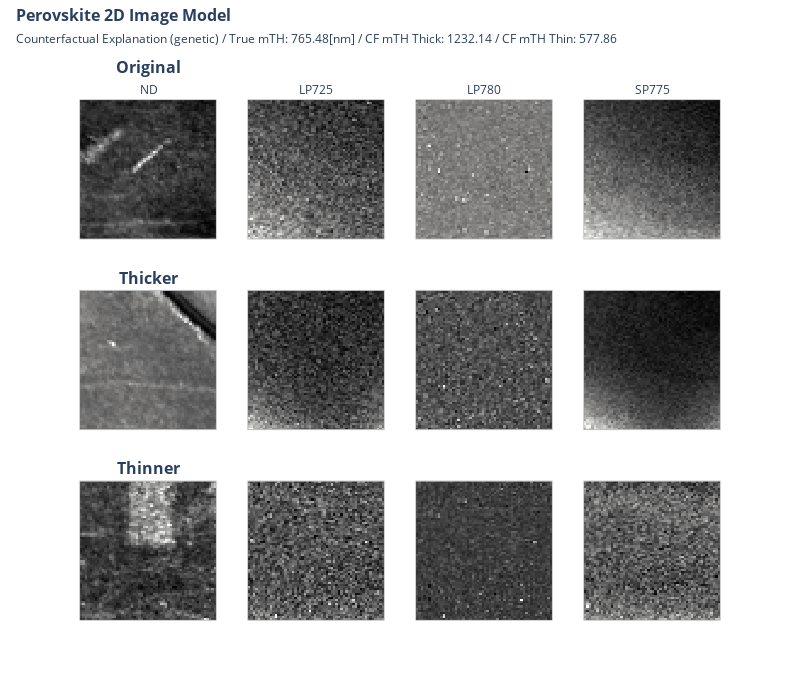

Notebook cell for this chart:
### Code cell
import plotly.graph_objects as go
import plotly.express as px
from plotly.subplots import make_subplots


def format_title(title, subtitle=None, font_size=16, subtitle_font_size=12):
    title = f'<span style="font-size: {font_size}px;"><b>{title}</b></span>'
    if not subtitle:
        return title
    subtitle = f'<span style="font-size: {subtitle_font_size}px;">{subtitle}</span>'
    return f"{title}<br>{subtitle}"


fig = make_subplots(
    rows=3,
    cols=4,
    vertical_spacing=0.1,
    subplot_titles=(
        format_title("Original", "ND"),
        format_title("", "LP725"),
        format_title("", "LP780"),
        format_title("", "SP775"),
        format_title("High" if target == "pce" else "Thicker"),
        None,
        None,
        None,
        format_title("Low" if target == "pce" else "Thinner"),
        None,
        None,
        None,
    ),
)

fig.add_trace(go.Heatmap(z=x[0], colorscale="gray", showscale=False), row=1, col=1)
fig.add_trace(go.Heatmap(z=x[1], colorscale="gray", showscale=False), row=1, col=2)
fig.add_trace(go.Heatmap(z=x[2], colorscale="gray", showscale=False), row=1, col=3)
fig.add_trace(go.Heatmap(z=x[3], colorscale="gray", showscale=False), row=1, col=4)


fig.add_trace(
    go.Heatmap(z=cf_high[0], colorscale="gray", showscale=False), row=2, col=1
)
fig.add_trace(
    go.Heatmap(z=cf_high[1], colorscale="gray", showscale=False), row=2, col=2
)
fig.add_trace(
    go.Heatmap(z=cf_high[2], colorscale="gray", showscale=False), row=2, col=3
)
fig.add_trace(
    go.Heatmap(z=cf_high[3], colorscale="gray", showscale=False), row=2, col=4
)


fig.add_trace(go.Heatmap(z=cf_low[0], colorscale="gray", showscale=False), row=3, col=1)
fig.add_trace(go.Heatmap(z=cf_low[1], colorscale="gray", showscale=False), row=3, col=2)
fig.add_trace(go.Heatmap(z=cf_low[2], colorscale="gray", showscale=False), row=3, col=3)
fig.add_trace(go.Heatmap(z=cf_low[3], colorscale="gray", showscale=False), row=3, col=4)

fig.update_yaxes(showticklabels=False)
fig.update_xaxes(showticklabels=False)


if target == "pce":
    title = format_title(
        "Perovskite 2D Image Model",
        "Counterfactual Explanation ("
        + str(cf_methode)
        + ") / True PCE: "
        + str(*y[0])
        + " / CF PCE High: "
        + str(*y_cf_high[0])
        + " / CF PCE Low: "
        + str(*y_cf_low[0]),
    )
else:
    title = format_title(
        "Perovskite 2D Image Model",
        "Counterfactual Explanation ("
        + str(cf_methode)
        + ") / True mTH: "
        + str(*y[0]) + "[nm]"
        + " / CF mTH Thick: "
        + str(*y_cf_high[0])
        + " / CF mTH Thin: "
        + str(*y_cf_low[0]),
    )

fig.update_layout(
    title=title,
    title_y=0.97,
    title_x=0.02,
    height=700,
    width=800,
)

fig.update_xaxes(showline=True, linewidth=0.5, linecolor="grey", mirror=True)
fig.update_yaxes(showline=True, linewidth=0.5, linecolor="grey", mirror=True)

#fig.write_image("xai/images/"+ target + "/2D_image/2D_image_cf.png", scale=2)

fig.show()

### Figure 1 — Plotly figure (JSON) as saved in the notebook; plotly's stock layout.template omitted (floating-point values rounded to 4 significant figures; data arrays with more than 128 entries replaced by an {"elided": "..."} marker saying what was removed)
{"data": [{"colorscale": [[0, "rgb(0, 0, 0)"], [0.09091, "rgb(16, 16, 16)"], [0.1818, "rgb(38, 38, 38)"], [0.2727, "rgb(59, 59, 59)"], [0.3636, "rgb(81, 80, 80)"], [0.4545, "rgb(102, 101, 101)"], [0.5455, "rgb(124, 123, 122)"], [0.6364, "rgb(146, 146, 145)"], [0.7273, "rgb(171, 171, 170)"], [0.8182, "rgb(197, 197, 195)"], [0.9091, "rgb(224, 224, 223)"], [1, "rgb(254, 254, 253)"]], "showscale": false, "type": "heatmap", "xaxis": "x", "yaxis": "y", "z": {"elided": "65x56 float values"}}, {"colorscale": [[0, "rgb(0, 0, 0)"], [0.09091, "rgb(16, 16, 16)"], [0.1818, "rgb(38, 38, 38)"], [0.2727, "rgb(59, 59, 59)"], [0.3636, "rgb(81, 80, 80)"], [0.4545, "rgb(102, 101, 101)"], [0.5455, "rgb(124, 123, 122)"], [0.6364, "rgb(146, 146, 145)"], [0.7273, "rgb(171, 171, 170)"], [0.8182, "rgb(197, 197, 195)"], [0.9091, "rgb(224, 224, 223)"], [1, "rgb(254, 254, 253)"]], "showscale": false, "type": "heatmap", "xaxis": "x2", "yaxis": "y2", "z": {"elided": "65x56 float values"}}, {"colorscale": [[0, "rgb(0, 0, 0)"], [0.09091, "rgb(16, 16, 16)"], [0.1818, "rgb(38, 38, 38)"], [0.2727, "rgb(59, 59, 59)"], [0.3636, "rgb(81, 80, 80)"], [0.4545, "rgb(102, 101, 101)"], [0.5455, "rgb(124, 123, 122)"], [0.6364, "rgb(146, 146, 145)"], [0.7273, "rgb(171, 171, 170)"], [0.8182, "rgb(197, 197, 195)"], [0.9091, "rgb(224, 224, 223)"], [1, "rgb(254, 254, 253)"]], "showscale": false, "type": "heatmap", "xaxis": "x3", "yaxis": "y3", "z": {"elided": "65x56 float values"}}, {"colorscale": [[0, "rgb(0, 0, 0)"], [0.09091, "rgb(16, 16, 16)"], [0.1818, "rgb(38, 38, 38)"], [0.2727, "rgb(59, 59, 59)"], [0.3636, "rgb(81, 80, 80)"], [0.4545, "rgb(102, 101, 101)"], [0.5455, "rgb(124, 123, 122)"], [0.6364, "rgb(146, 146, 145)"], [0.7273, "rgb(171, 171, 170)"], [0.8182, "rgb(197, 197, 195)"], [0.9091, "rgb(224, 224, 223)"], [1, "rgb(254, 254, 253)"]], "showscale": false, "type": "heatmap", "xaxis": "x4", "yaxis": "y4", "z": {"elided": "65x56 float values"}}, {"colorscale": [[0, "rgb(0, 0, 0)"], [0.09091, "rgb(16, 16, 16)"], [0.1818, "rgb(38, 38, 38)"], [0.2727, "rgb(59, 59, 59)"], [0.3636, "rgb(81, 80, 80)"], [0.4545, "rgb(102, 101, 101)"], [0.5455, "rgb(124, 123, 122)"], [0.6364, "rgb(146, 146, 145)"], [0.7273, "rgb(171, 171, 170)"], [0.8182, "rgb(197, 197, 195)"], [0.9091, "rgb(224, 224, 223)"], [1, "rgb(254, 254, 253)"]], "showscale": false, "type": "heatmap", "xaxis": "x5", "yaxis": "y5", "z": {"elided": "65x56 float values"}}, {"colorscale": [[0, "rgb(0, 0, 0)"], [0.09091, "rgb(16, 16, 16)"], [0.1818, "rgb(38, 38, 38)"], [0.2727, "rgb(59, 59, 59)"], [0.3636, "rgb(81, 80, 80)"], [0.4545, "rgb(102, 101, 101)"], [0.5455, "rgb(124, 123, 122)"], [0.6364, "rgb(146, 146, 145)"], [0.7273, "rgb(171, 171, 170)"], [0.8182, "rgb(197, 197, 195)"], [0.9091, "rgb(224, 224, 223)"], [1, "rgb(254, 254, 253)"]], "showscale": false, "type": "heatmap", "xaxis": "x6", "yaxis": "y6", "z": {"elided": "65x56 float values"}}, {"colorscale": [[0, "rgb(0, 0, 0)"], [0.09091, "rgb(16, 16, 16)"], [0.1818, "rgb(38, 38, 38)"], [0.2727, "rgb(59, 59, 59)"], [0.3636, "rgb(81, 80, 80)"], [0.4545, "rgb(102, 101, 101)"], [0.5455, "rgb(124, 123, 122)"], [0.6364, "rgb(146, 146, 145)"], [0.7273, "rgb(171, 171, 170)"], [0.8182, "rgb(197, 197, 195)"], [0.9091, "rgb(224, 224, 223)"], [1, "rgb(254, 254, 253)"]], "showscale": false, "type": "heatmap", "xaxis": "x7", "yaxis": "y7", "z": {"elided": "65x56 float values"}}, {"colorscale": [[0, "rgb(0, 0, 0)"], [0.09091, "rgb(16, 16, 16)"], [0.1818, "rgb(38, 38, 38)"], [0.2727, "rgb(59, 59, 59)"], [0.3636, "rgb(81, 80, 80)"], [0.4545, "rgb(102, 101, 101)"], [0.5455, "rgb(124, 123, 122)"], [0.6364, "rgb(146, 146, 145)"], [0.7273, "rgb(171, 171, 170)"], [0.8182, "rgb(197, 197, 195)"], [0.9091, "rgb(224, 224, 223)"], [1, "rgb(254, 254, 253)"]], "showscale": false, "type": "heatmap", "xaxis": "x8", "yaxis": "y8", "z": {"elided": "65x56 float values"}}, {"colorscale": [[0, "rgb(0, 0, 0)"], [0.09091, "rgb(16, 16, 16)"], [0.1818, "rgb(38, 38, 38)"], [0.2727, "rgb(59, 59, 59)"], [0.3636, "rgb(81, 80, 80)"], [0.4545, "rgb(102, 101, 101)"], [0.5455, "rgb(124, 123, 122)"], [0.6364, "rgb(146, 146, 145)"], [0.7273, "rgb(171, 171, 170)"], [0.8182, "rgb(197, 197, 195)"], [0.9091, "rgb(224, 224, 223)"], [1, "rgb(254, 254, 253)"]], "showscale": false, "type": "heatmap", "xaxis": "x9", "yaxis": "y9", "z": {"elided": "65x56 float values"}}, {"colorscale": [[0, "rgb(0, 0, 0)"], [0.09091, "rgb(16, 16, 16)"], [0.1818, "rgb(38, 38, 38)"], [0.2727, "rgb(59, 59, 59)"], [0.3636, "rgb(81, 80, 80)"], [0.4545, "rgb(102, 101, 101)"], [0.5455, "rgb(124, 123, 122)"], [0.6364, "rgb(146, 146, 145)"], [0.7273, "rgb(171, 171, 170)"], [0.8182, "rgb(197, 197, 195)"], [0.9091, "rgb(224, 224, 223)"], [1, "rgb(254, 254, 253)"]], "showscale": false, "type": "heatmap", "xaxis": "x10", "yaxis": "y10", "z": {"elided": "65x56 float values"}}, {"colorscale": [[0, "rgb(0, 0, 0)"], [0.09091, "rgb(16, 16, 16)"], [0.1818, "rgb(38, 38, 38)"], [0.2727, "rgb(59, 59, 59)"], [0.3636, "rgb(81, 80, 80)"], [0.4545, "rgb(102, 101, 101)"], [0.5455, "rgb(124, 123, 122)"], [0.6364, "rgb(146, 146, 145)"], [0.7273, "rgb(171, 171, 170)"], [0.8182, "rgb(197, 197, 195)"], [0.9091, "rgb(224, 224, 223)"], [1, "rgb(254, 254, 253)"]], "showscale": false, "type": "heatmap", "xaxis": "x11", "yaxis": "y11", "z": {"elided": "65x56 float values"}}, {"colorscale": [[0, "rgb(0, 0, 0)"], [0.09091, "rgb(16, 16, 16)"], [0.1818, "rgb(38, 38, 38)"], [0.2727, "rgb(59, 59, 59)"], [0.3636, "rgb(81, 80, 80)"], [0.4545, "rgb(102, 101, 101)"], [0.5455, "rgb(124, 123, 122)"], [0.6364, "rgb(146, 146, 145)"], [0.7273, "rgb(171, 171, 170)"], [0.8182, "rgb(197, 197, 195)"], [0.9091, "rgb(224, 224, 223)"], [1, "rgb(254, 254, 253)"]], "showscale": false, "type": "heatmap", "xaxis": "x12", "yaxis": "y12", "z": {"elided": "65x56 float values"}}], "layout": {"annotations": [{"font": {"size": 16}, "showarrow": false, "text": "<span style=\"font-size: 16px;\"><b>Original</b></span><br><span style=\"font-size: 12px;\">ND</span>", "x": 0.1062, "xanchor": "center", "xref": "paper", "y": 1, "yanchor": "bottom", "yref": "paper"}, {"font": {"size": 16}, "showarrow": false, "text": "<span style=\"font-size: 16px;\"><b></b></span><br><span style=\"font-size: 12px;\">LP725</span>", "x": 0.3688, "xanchor": "center", "xref": "paper", "y": 1, "yanchor": "bottom", "yref": "paper"}, {"font": {"size": 16}, "showarrow": false, "text": "<span style=\"font-size: 16px;\"><b></b></span><br><span style=\"font-size: 12px;\">LP780</span>", "x": 0.6313, "xanchor": "center", "xref": "paper", "y": 1, "yanchor": "bottom", "yref": "paper"}, {"font": {"size": 16}, "showarrow": false, "text": "<span style=\"font-size: 16px;\"><b></b></span><br><span style=\"font-size: 12px;\">SP775</span>", "x": 0.8938, "xanchor": "center", "xref": "paper", "y": 1, "yanchor": "bottom", "yref": "paper"}, {"font": {"size": 16}, "showarrow": false, "text": "<span style=\"font-size: 16px;\"><b>Thicker</b></span>", "x": 0.1062, "xanchor": "center", "xref": "paper", "y": 0.6333, "yanchor": "bottom", "yref": "paper"}, {"font": {"size": 16}, "showarrow": false, "text": "<span style=\"font-size: 16px;\"><b>Thinner</b></span>", "x": 0.1062, "xanchor": "center", "xref": "paper", "y": 0.2667, "yanchor": "bottom", "yref": "paper"}], "height": 700, "title": {"text": "<span style=\"font-size: 16px;\"><b>Perovskite 2D Image Model</b></span><br><span style=\"font-size: 12px;\">Counterfactual Explanation (genetic) / True mTH: 765.48[nm] / CF mTH Thick: 1232.14 / CF mTH Thin: 577.86</span>", "x": 0.02, "y": 0.97}, "width": 800, "xaxis": {"anchor": "y", "domain": [0, 0.2125], "linecolor": "grey", "linewidth": 0.5, "mirror": true, "showline": true, "showticklabels": false}, "xaxis10": {"anchor": "y10", "domain": [0.2625, 0.475], "linecolor": "grey", "linewidth": 0.5, "mirror": true, "showline": true, "showticklabels": false}, "xaxis11": {"anchor": "y11", "domain": [0.525, 0.7375], "linecolor": "grey", "linewidth": 0.5, "mirror": true, "showline": true, "showticklabels": false}, "xaxis12": {"anchor": "y12", "domain": [0.7875, 1], "linecolor": "grey", "linewidth": 0.5, "mirror": true, "showline": true, "showticklabels": false}, "xaxis2": {"anchor": "y2", "domain": [0.2625, 0.475], "linecolor": "grey", "linewidth": 0.5, "mirror": true, "showline": true, "showticklabels": false}, "xaxis3": {"anchor": "y3", "domain": [0.525, 0.7375], "linecolor": "grey", "linewidth": 0.5, "mirror": true, "showline": true, "showticklabels": false}, "xaxis4": {"anchor": "y4", "domain": [0.7875, 1], "linecolor": "grey", "linewidth": 0.5, "mirror": true, "showline": true, "showticklabels": false}, "xaxis5": {"anchor": "y5", "domain": [0, 0.2125], "linecolor": "grey", "linewidth": 0.5, "mirror": true, "showline": true, "showticklabels": false}, "xaxis6": {"anchor": "y6", "domain": [0.2625, 0.475], "linecolor": "grey", "linewidth": 0.5, "mirror": true, "showline": true, "showticklabels": false}, "xaxis7": {"anchor": "y7", "domain": [0.525, 0.7375], "linecolor": "grey", "linewidth": 0.5, "mirror": true, "showline": true, "showticklabels": false}, "xaxis8": {"anchor": "y8", "domain": [0.7875, 1], "linecolor": "grey", "linewidth": 0.5, "mirror": true, "showline": true, "showticklabels": false}, "xaxis9": {"anchor": "y9", "domain": [0, 0.2125], "linecolor": "grey", "linewidth": 0.5, "mirror": true, "showline": true, "showticklabels": false}, "yaxis": {"anchor": "x", "domain": [0.7333, 1], "linecolor": "grey", "linewidth": 0.5, "mirror": true, "showline": true, "showticklabels": false}, "yaxis10": {"anchor": "x10", "domain": [0, 0.2667], "linecolor": "grey", "linewidth": 0.5, "mirror": true, "showline": true, "showticklabels": false}, "yaxis11": {"anchor": "x11", "domain": [0, 0.2667], "linecolor": "grey", "linewidth": 0.5, "mirror": true, "showline": true, "showticklabels": false}, "yaxis12": {"anchor": "x12", "domain": [0, 0.2667], "linecolor": "grey", "linewidth": 0.5, "mirror": true, "showline": true, "showticklabels": false}, "yaxis2": {"anchor": "x2", "domain": [0.7333, 1], "linecolor": "grey", "linewidth": 0.5, "mirror": true, "showline": true, "showticklabels": false}, "yaxis3": {"anchor": "x3", "domain": [0.7333, 1], "linecolor": "grey", "linewidth": 0.5, "mirror": true, "showline": true, "showticklabels": false}, "yaxis4": {"anchor": "x4", "domain": [0.7333, 1], "linecolor": "grey", "linewidth": 0.5, "mirror": true, "showline": true, "showticklabels": false}, "yaxis5": {"anchor": "x5", "domain": [0.3667, 0.6333], "linecolor": "grey", "linewidth": 0.5, "mirror": true, "showline": true, "showticklabels": false}, "yaxis6": {"anchor": "x6", "domain": [0.3667, 0.6333], "linecolor": "grey", "linewidth": 0.5, "mirror": true, "showline": true, "showticklabels": false}, "yaxis7": {"anchor": "x7", "domain": [0.3667, 0.6333], "linecolor": "grey", "linewidth": 0.5, "mirror": true, "showline": true, "showticklabels": false}, "yaxis8": {"anchor": "x8", "domain": [0.3667, 0.6333], "linecolor": "grey", "linewidth": 0.5, "mirror": true, "showline": true, "showticklabels": false}, "yaxis9": {"anchor": "x9", "domain": [0, 0.2667], "linecolor": "grey", "linewidth": 0.5, "mirror": true, "showline": true, "showticklabels": false}}}
